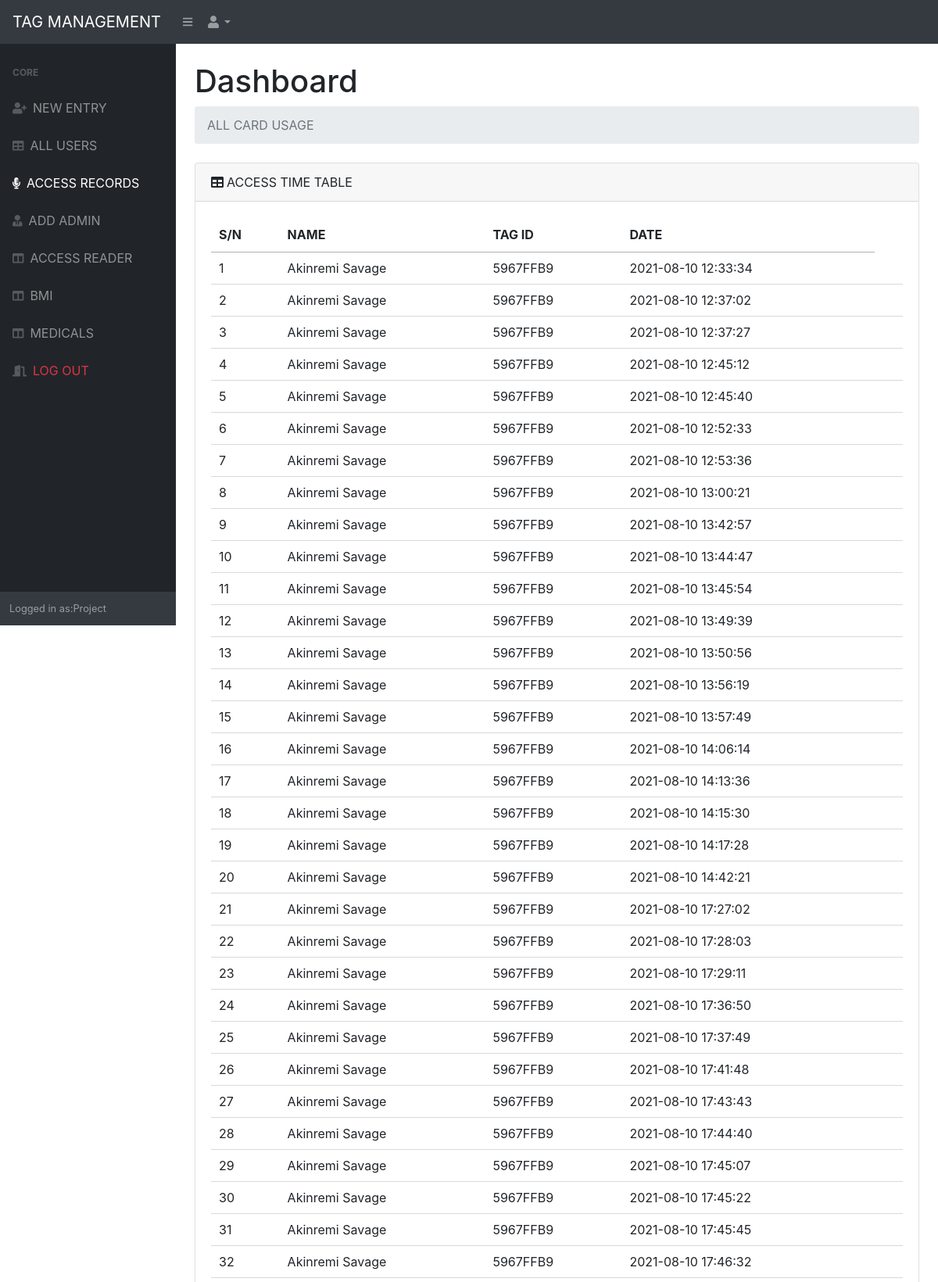
Screenshot of /Project/access_records.php (signed in, upper part) with the database file from the repository.
### tables this page shows
CREATE TABLE `access_record` (
  `access_id` int(100) NOT NULL,
  `master_id` int(100) DEFAULT NULL,
  `rfid_ref` varchar(255) DEFAULT NULL,
  `access_time` datetime DEFAULT current_timestamp()
);

CREATE TABLE `masters_tb` (
  `master_id` int(100) NOT NULL,
  `tag` varchar(255) NOT NULL,
  `student_id` varchar(255) DEFAULT NULL,
  `Firstname` varchar(255) DEFAULT NULL,
  `Lastname` varchar(255) DEFAULT NULL,
  `School` varchar(255) DEFAULT NULL,
  `Department` varchar(255) DEFAULT NULL,
  `rfid_ref` varchar(255) DEFAULT NULL,
  `Gender` varchar(255) DEFAULT NULL,
  `Date_created` datetime DEFAULT current_timestamp(),
  `Date_updated` datetime DEFAULT current_timestamp()
);

### Project/access_records.php (the view, shortened to what this page needs)
<?php
include("includes/header.php");
?>
<div id="layoutSidenav_content">
    <main>
        <div class="container-fluid">
            <h1 class="mt-4">Dashboard</h1>
            <ol class="breadcrumb mb-4">
                <li class="breadcrumb-item active">ALL CARD USAGE</li>
            </ol>
            <div class="card mb-4">
                <div class="card-header"><i class="fas fa-table mr-1"></i>ACCESS TIME TABLE</div>
                <div class="card-body">
                    <table id="access_records" class="display tables" style="width:100%">
                        <thead>
                        <tr>
                            <th>S/N</th>
                            <th>NAME</th>
                            <th>TAG ID</th>
                            <th>DATE</th>
                        </tr>
                        </thead>
                        <tbody>
<?php
                        global $connection;
                        $sql = "SELECT * FROM access_record";
                        $squery_result = mysqli_query($connection, $sql);
                        if ($squery_result->num_rows > 0) {
                            $i = 1;
                            while ($row =  mysqli_fetch_array($squery_result)) {
                                $test=$row['master_id'];
                                $sqlR = "SELECT * FROM masters_tb WHERE master_id =  $test ";
                                $squery_resultR = mysqli_query($connection, $sqlR);
                                $rowR =  mysqli_fetch_array($squery_resultR);
                                echo "<tr>";
                                echo "<td>" . $i++ . "</td>";
                                echo "<td>" . $rowR['Firstname'] . " " . $rowR['Lastname'] . "</td>";
                                echo "<td>" . $row['rfid_ref'] . "</td>";
                                echo "<td>" . $row['access_time'] . "</td>";
                                echo "<td>";
                                echo "</td>";
                                echo "</tr>";
}
                        }
 ?>
                        </tbody>
                    </table>
                </div>
            </div>
        </div>
    </main>
    <?php include("includes/footer.php"); ?>

### rows the page displays
access_record: master.Firstname "Akinremi", master.Lastname "Savage", rfid_ref "5967FFB9", access_time "2021-08-10 12:33:34"
access_record: master.Firstname "Akinremi", master.Lastname "Savage", rfid_ref "5967FFB9", access_time "2021-08-10 12:37:02"
access_record: master.Firstname "Akinremi", master.Lastname "Savage", rfid_ref "5967FFB9", access_time "2021-08-10 12:37:27"
access_record: master.Firstname "Akinremi", master.Lastname "Savage", rfid_ref "5967FFB9", access_time "2021-08-10 12:45:12"
access_record: master.Firstname "Akinremi", master.Lastname "Savage", rfid_ref "5967FFB9", access_time "2021-08-10 12:45:40"
access_record: master.Firstname "Akinremi", master.Lastname "Savage", rfid_ref "5967FFB9", access_time "2021-08-10 12:52:33"
access_record: master.Firstname "Akinremi", master.Lastname "Savage", rfid_ref "5967FFB9", access_time "2021-08-10 12:53:36"
access_record: master.Firstname "Akinremi", master.Lastname "Savage", rfid_ref "5967FFB9", access_time "2021-08-10 13:00:21"
access_record: master.Firstname "Akinremi", master.Lastname "Savage", rfid_ref "5967FFB9", access_time "2021-08-10 13:42:57"
access_record: master.Firstname "Akinremi", master.Lastname "Savage", rfid_ref "5967FFB9", access_time "2021-08-10 13:44:47"
access_record: master.Firstname "Akinremi", master.Lastname "Savage", rfid_ref "5967FFB9", access_time "2021-08-10 13:45:54"
access_record: master.Firstname "Akinremi", master.Lastname "Savage", rfid_ref "5967FFB9", access_time "2021-08-10 13:49:39"
access_record: master.Firstname "Akinremi", master.Lastname "Savage", rfid_ref "5967FFB9", access_time "2021-08-10 13:50:56"
access_record: master.Firstname "Akinremi", master.Lastname "Savage", rfid_ref "5967FFB9", access_time "2021-08-10 13:56:19"
access_record: master.Firstname "Akinremi", master.Lastname "Savage", rfid_ref "5967FFB9", access_time "2021-08-10 13:57:49"
access_record: master.Firstname "Akinremi", master.Lastname "Savage", rfid_ref "5967FFB9", access_time "2021-08-10 14:06:14"
access_record: master.Firstname "Akinremi", master.Lastname "Savage", rfid_ref "5967FFB9", access_time "2021-08-10 14:13:36"
access_record: master.Firstname "Akinremi", master.Lastname "Savage", rfid_ref "5967FFB9", access_time "2021-08-10 14:15:30"
access_record: master.Firstname "Akinremi", master.Lastname "Savage", rfid_ref "5967FFB9", access_time "2021-08-10 14:17:28"
access_record: master.Firstname "Akinremi", master.Lastname "Savage", rfid_ref "5967FFB9", access_time "2021-08-10 14:42:21"
access_record: master.Firstname "Akinremi", master.Lastname "Savage", rfid_ref "5967FFB9", access_time "2021-08-10 17:27:02"
access_record: master.Firstname "Akinremi", master.Lastname "Savage", rfid_ref "5967FFB9", access_time "2021-08-10 17:28:03"
access_record: master.Firstname "Akinremi", master.Lastname "Savage", rfid_ref "5967FFB9", access_time "2021-08-10 17:29:11"
access_record: master.Firstname "Akinremi", master.Lastname "Savage", rfid_ref "5967FFB9", access_time "2021-08-10 17:36:50"
access_record: master.Firstname "Akinremi", master.Lastname "Savage", rfid_ref "5967FFB9", access_time "2021-08-10 17:37:49"
access_record: master.Firstname "Akinremi", master.Lastname "Savage", rfid_ref "5967FFB9", access_time "2021-08-10 17:41:48"
access_record: master.Firstname "Akinremi", master.Lastname "Savage", rfid_ref "5967FFB9", access_time "2021-08-10 17:43:43"
access_record: master.Firstname "Akinremi", master.Lastname "Savage", rfid_ref "5967FFB9", access_time "2021-08-10 17:44:40"
access_record: master.Firstname "Akinremi", master.Lastname "Savage", rfid_ref "5967FFB9", access_time "2021-08-10 17:45:07"
access_record: master.Firstname "Akinremi", master.Lastname "Savage", rfid_ref "5967FFB9", access_time "2021-08-10 17:45:22"
access_record: master.Firstname "Akinremi", master.Lastname "Savage", rfid_ref "5967FFB9", access_time "2021-08-10 17:45:45"
access_record: master.Firstname "Akinremi", master.Lastname "Savage", rfid_ref "5967FFB9", access_time "2021-08-10 17:46:32"

### other values shown
$_SESSION['username'] "Project"
